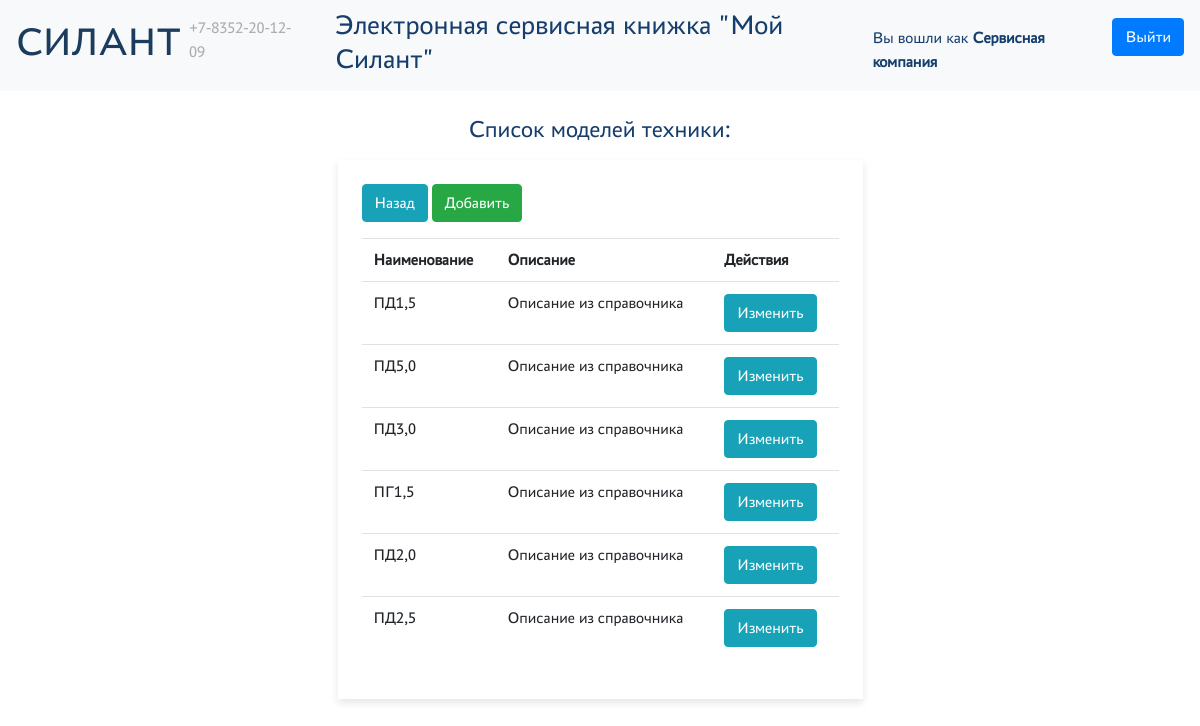
Screenshot of /lookups/vehicle_models (signed in) with the database file from the repository.
### main/models.py (models this page shows, shortened)
class VehicleModel(models.Model):
    name = models.CharField("Название", max_length=255)
    description = models.TextField("Описание")
    class Meta:
        verbose_name = "Модель техники"
        verbose_name_plural = "Модели техники"

### main/views.py (the view)
# urls.py: path('lookups/vehicle_models', views.VehicleModelListView.as_view(), name="vehicle-model-list"),
class VehicleModelListView(PermissionRequiredMixin, ListView):
    permission_required = 'main.view_vehicle_model'
    model = models.VehicleModel
    queryset = models.VehicleModel.objects.all()
    template_name = 'main/lookups/vehicle_models/list.html'
    context_object_name = 'vehicle_models'

### authentication/models.py (called while the page is built)
    def has_perm(self, perm, obj=None):
        return True

### main/templatetags/custom_tags.py (called while the page is built)
@register.filter(name='has_group')
def has_group(user, group_name):
    group = Group.objects.get(name=group_name)
    return True if group in user.groups.all() else False

### templates/main/lookups/vehicle_models/list.html
{% extends 'base.html' %}
{% load custom_tags %}
{% block content %}
    <h4 class="text-center mt-4">Список моделей техники:</h4>
    <div class="col-12 col-md-6 offset-md-3 mt-3">
        <div class="card-new p-4">
            <a href="/lookups" class="btn btn-info mb-3">Назад</a>
            <a href="/lookups/vehicle_models/new" class="btn btn-success mb-3">Добавить</a>
            <table class="table table-hover">
                <tr>
                    <th>Наименование</th>
                    <th>Описание</th>
                    <th>Действия</th>
                </tr>
                {% for vehicle_model in vehicle_models %}
                    <tr>
                        <td>{{ vehicle_model.name }}</td>
                        <td>{{ vehicle_model.description }}</td>
                        <td><a href="/lookups/vehicle_models/edit/{{ vehicle_model.pk }}" class="btn btn-info">Изменить</a></td>
                    </tr>
                {% endfor %}
            </table>
        </div>
    </div>
{% endblock content %}

### templates/base.html (shortened to what this page needs)
<html lang="en">
<head>
    <link href="https://cdnjs.cloudflare.com/ajax/libs/font-awesome/5.10.0/css/all.min.css" rel="stylesheet">
    <link rel="stylesheet" href="https://cdn.jsdelivr.net/npm/bootstrap@4.6.2/dist/css/bootstrap.min.css"
>
    <link rel="stylesheet" href="/static/css/style.css">
</head>
<body>
    {% load custom_tags %}
    <nav class="navbar navbar-expand-lg navbar-light bg-light">
        {% if request.user.is_authenticated %}
            <a class="h1 text-logo" href="/user_index">СИЛАНТ</a>
        {% else %}
            <a class="navbar-brand" href="/">SILANT</a>
        {% endif %}
        <div class="collapse navbar-collapse" id="navbarSupportedContent">
            <ul class="navbar-nav mr-auto">
                <li class="nav-item">
                    <a class="nav-link disabled">+7-8352-20-12-09</a>
                </li>
                <li class="nav-item ml-4">
                    <h3>Электронная сервисная книжка "Мой Силант"</h3>
                </li>
            </ul>
            <div class="d-flex align-items-start my-2">
                {% if request.user.is_authenticated %}
                    <div class="mt-2 mr-2">
                        Вы вошли как<b>
                        {% if request.user|has_group:"customer" %}
                            Клиент
                        {% elif request.user|has_group:"service_company" %}
                            Сервисная компания
                        {% elif request.user|has_group:"manager" %}
                            Менеджер
                        {% elif request.user|has_group:"admin" %}
                            Администратор
                        {% endif %}
                        </b>
                    </div>
                    <div class="">
                        <form action="/account/logout/" method="post">
                            <button type="submit" class="btn btn-primary">Выйти</button>
                        </form>
                    </div>
                {% else %}
                    <a href="/account/login/" class="btn btn-info">Войти</a>
                {% endif %}
            </div>
        </div>
    </nav>
    <div class="container">
        {% block content %}{% endblock %}
    </div>
</body>
</html>

### static/css/style.css (style rules this page uses)
:root { --silant_black: #163E6C; --silant_red: #D20A11; --silant_beige: #EBE6D6; --silant_grey: #6c757d; --silant_light_grey: #e6e6e6; --silant_cell_grey: #f3f3f3; }
html { font-family: "PT-Astra-Sans_Regular" !important; line-height: 1.5; -webkit-text-size-adjust: 100%; -ms-text-size-adjust: 100%; -moz-text-size-adjust: 100%; -ms-overflow-style: scrollbar; -webkit-tap-highlight-color: rgba(0, 0, 0, 0); }
body { font-family: "PT-Astra-Sans_Regular" !important; height: 100%; font-weight: 400; line-height: 1.5; color: var(--silant_black); }
.card-new { background-color: white; box-shadow: 0 4px 8px rgba(0, 0, 0, 0.1); }
.text-logo { color: #1c3c5e; text-decoration: none; }
.text-logo:after { color: #1c3c5e; text-decoration: none; }

### rows the page displays
VehicleModel: name "ПД1,5", description "Описание из справочника"
VehicleModel: name "ПД5,0", description "Описание из справочника"
VehicleModel: name "ПД3,0", description "Описание из справочника"
VehicleModel: name "ПГ1,5", description "Описание из справочника"
VehicleModel: name "ПД2,0", description "Описание из справочника"
VehicleModel: name "ПД2,5", description "Описание из справочника"
